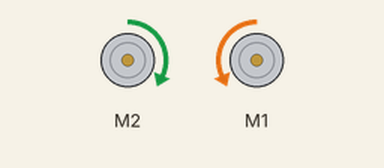
Bench run of a sketch on a simulated Arduino Uno, built with avr-gcc and run on an emulated ATmega328P. Parts: 2 × DC motor (green arrow = forward, orange = backward, longer = faster). What the sketch prints to the serial monitor is not drawn.

Above: at 0.1 s.
At 15.5 s:
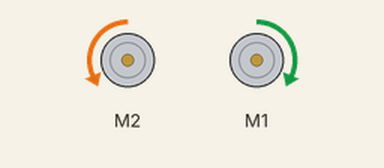
At 24.7 s:
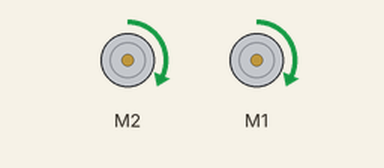
At 26.4 s:
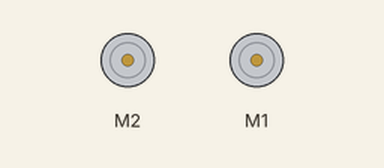
Timing chart, 0 to 27.9 s (numbered marks = the images above):
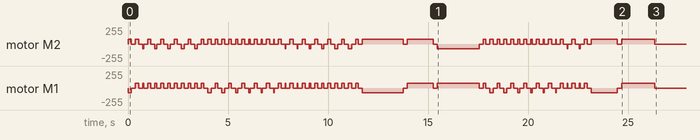

The sketch:

sketch.ino
```cpp
#include <RedBot.h>

RedBotMotors motors;

RedBotEncoder encoder = RedBotEncoder(A2, A4);
int buttonPin = 12;

const int COUNTS_PER_REV = 192;
const float WHEEL_DIAMETER = 2.56; //inches
const float WHEEL_CIRCUMFRENCE = WHEEL_DIAMETER * PI; //inches
const float PIVOT_DIAMETER = 7; //inches
const float PIVOT_CIRCUMFRENCE = PIVOT_DIAMETER * PI; //inches

const float TO_DEGREES = 57.2957795;


const int NUM_POINTS = 40;
const int MOTOR_POWER = 70;

float currentAngle = 60;

typedef struct {
  float x;
  float y;
} Point;

Point points [NUM_POINTS] = {
{0 , 5.0 },
{ 0.5 , 4.5051920814909545 } ,
{ 1.0 , 4.041148922791594 } ,
{ 1.5 , 3.6367224799533315 } ,
{ 2.0 , 3.317058030384207 } ,
{ 2.5 , 3.1020307612888276 } ,
{ 3.0 , 3.005010026791891 } ,
{ 3.5 , 3.032028106252126 } ,
{ 4.0 , 3.1814051463486366 } ,
{ 4.5 , 3.4438536062241574 } ,
{ 5.0 , 3.803055711792087 } ,
{ 5.5 , 4.236678015895337 } ,
{ 6.0 , 4.717759983880265 } ,
{ 6.5 , 5.216390269060216 } ,
{ 7.0 , 5.70156645537924 } ,
{ 7.5 , 6.143122637484687 } ,
{ 8.0 , 6.513604990615857 } ,
{ 8.5 , 6.789978716457167 } ,
{ 9.0 , 6.955060235330194 } ,
{ 9.5 , 6.998585577950756 } ,
{ 3.0 , 6.994989973208109 } ,
{ 3.5 , 6.967971893747874 } ,
{ 4.0 , 6.818594853651364 } ,
{ 4.5 , 6.556146393775842 } ,
{ 5.0 , 6.196944288207913 } ,
{ 5.5 , 5.763321984104663 } ,
{ 6.0 , 5.282240016119735 } ,
{ 6.5 , 4.783609730939784 } ,
{ 7.0 , 4.29843354462076 },
{ 7.5 , 3.8568773625153123 }};

void setup(){
    pinMode(buttonPin, INPUT_PULLUP);

    Serial.begin(9600);

    for(int i = 1; i < NUM_POINTS-1; i++){
      Serial.println("");
      Serial.println(points[i].y);
      encoder.clearEnc(BOTH);  // clear the encoder count

      float dx = points[i+1].x - points[i].x;
      float dy = points[i+1].y - points[i].y;

      float deltaAngle = asin(dx/sqrt(dx*dx + dy*dy)) * TO_DEGREES - currentAngle;
      //float deltaAngle = -90;
      rotate(deltaAngle);
      delay(200);

      driveForward(sqrt(dx*dx + dy*dy));
      delay(200);
  }
}

void loop(void){

}

void rotate(float deltaAngle){
  Serial.print("Current: ");
  Serial.println(currentAngle);
  Serial.print("Delta: ");
  Serial.println(deltaAngle);
  if(deltaAngle == 0){
    return;
  }

  float distance = (deltaAngle / 360) * PIVOT_CIRCUMFRENCE;
  float numRev = abs(distance / WHEEL_CIRCUMFRENCE);

  long rCount = 0;

  encoder.clearEnc(BOTH);  // clear the encoder count

  if(deltaAngle > 0){
      motors.leftMotor(-MOTOR_POWER);
      motors.rightMotor(-MOTOR_POWER);
  }
  else{
      motors.rightMotor(MOTOR_POWER);
      motors.leftMotor(MOTOR_POWER);
  }

  while(abs(rCount) < numRev*COUNTS_PER_REV){
    rCount = encoder.getTicks(LEFT);
    Serial.print(rCount);
  }

  currentAngle += deltaAngle;
  motors.brake();

}

void driveForward(float distance){

  if(distance <= 0){
    return;
  }

  float numRev = distance / WHEEL_CIRCUMFRENCE;

  long rCount = 0;

  encoder.clearEnc(BOTH);  // clear the encoder count

  motors.drive(MOTOR_POWER);

  while(abs(rCount) < numRev*COUNTS_PER_REV){
    rCount = encoder.getTicks(LEFT);
    Serial.print(rCount);
  }

  motors.brake();


}
```
